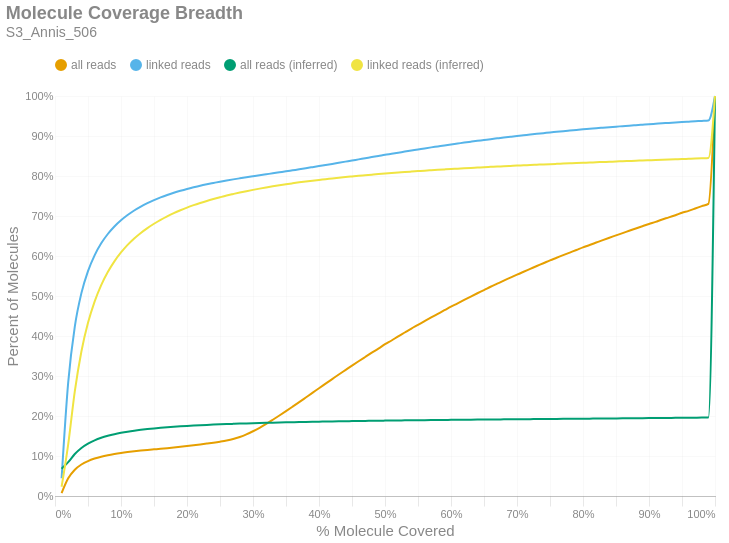

The notebook cell saved with this chart:
### Markdown cell above
### Molecule Read Coverage
This chart shows molecule coverage breadth as computed by the number of bases aligned to that molecule. In other words, "*how much of each unique long molecule is actually sequenced/aligned?*" Keep in mind there is a distinction between sequences and alignments, since some sequences belonging to a particular molecule may not align well and wouldn't appear in the alignment data. This chart also shows molecule coverage breadth as computed by the *inferred fragment* from which the aligned sequences originate. Unlike read coverage, this calculation takes into account the total insert size, including unsequenced gaps between the forward and reverse reads. Like the previous figures, these are cumulative percents.

### Code cell
if SKIPLR:
    print_html(f"Skipped")
else:
    binned_df = consolidated_hist(valids['coverage_bp'], mask, 0.01, True)
    binned_df_inf = consolidated_hist(valids['coverage_inserts'], mask, 0.01, True)
    binned_df = binned_df.with_columns(pl.lit(binned_df_inf['all reads (cumsum)']).alias('all reads (inferred)'))
    binned_df = binned_df.with_columns(pl.lit(binned_df_inf['linked reads (cumsum)']).alias('linked reads (inferred)'))
    binned_df = binned_df.with_columns(
        (pl.col('bin').cast(pl.Float64) + 0.01).alias('right_edge')
    )

    with SafeRender(binned_df):
        (
            density_plot(binned_df, 'Molecule Coverage Breadth', samplename, 'molcov', ['all reads (inferred)','linked reads (inferred)'])
            .encode(
                #x=alt.X('bin:Q', title="% Molecule Covered").axis(format = '%').scale(padding=0),
                x=alt.X('right_edge:Q', title="% Molecule Covered").axis(format='%').scale(padding=0),
                y=alt.Y('value:Q', title='Percent of Molecules')
                    .axis(format='%')
                    .stack(False)
                    .scale(domainMin=0, padding=0),
                color=alt.Color("key:N").scale(domain = ["all reads", "linked reads", "all reads (inferred)", "linked reads (inferred)"]),
                tooltip = [
                    alt.Tooltip("key:N", title = "Data Type"),
                    alt.Tooltip("range_label:N", title="% Molecule Covered"),
                    alt.Tooltip("value:Q", format = ".2%", title="% Molecules")
                ]
            )
        ).display()

### Figure 1 — Vega-Lite specification as saved in the notebook (floating-point values rounded to 4 significant figures)
{"width": "container", "height": 400, "config": {"title": {"anchor": "start", "dy": -15, "fontSize": 18, "color": "#888888", "subtitleColor": "#888888", "subtitleFontSize": 14}, "arc": {"fill": "#0072B2"}, "axis": {"domainColor": "#888888", "domainWidth": 0.5, "gridWidth": 0.2, "grid": false, "titleFontWeight": 400, "titleFontSize": 15, "labelFontSize": 11, "labelColor": "#888888", "tickColor": "#888888", "tickWidth": 0.2, "titleColor": "#888888"}, "axisBand": {"grid": false}, "axisX": {"grid": true, "tickSize": 10, "domainCap": "round"}, "axisY": {"domain": false, "grid": true, "tickSize": 0, "domainCap": "round"}, "background": "transparent", "header": {"labelFontSize": 15, "labelColor": "#888888", "titleFontSize": 15, "titleFontWeight": 600, "titleColor": "#888888"}, "legend": {"labelFont": "sans-serif", "labelFontSize": 12, "labelColor": "#888888", "symbolSize": 100, "symbolType": "circle", "titleFontSize": 12, "titlePadding": 10, "titleColor": "#888888", "title": null, "orient": "top"}, "range": {"category": ["#E69F00", "#56B4E9", "#009E73", "#F0E442", "#0072B2", "#D55E00", "#CC79A7", "#000000"], "diverging": ["#cfe8f3", "#a2d4ec", "#73bfe2", "#46abdb", "#1696d2", "#12719e"]}, "area": {"fill": "#0072B2", "fillOpacity": 0.7, "line": true, "strokeOpacity": 0.7}, "line": {"color": "#0072B2", "stroke": "#0072B2", "strokeWidth": 2}, "trail": {"color": "#0072B2", "stroke": "#0072B2", "strokeWidth": 0, "size": 1}, "point": {"filled": true, "fillOpacity": 1.0, "size": 95}, "text": {"color": "#888888", "fontSize": 11, "align": "right", "fontWeight": 400, "size": 11}, "bar": {"fill": "#0072B2", "stroke": null}, "view": {"stroke": null, "continuousWidth": 660, "continuousHeight": 400}}, "data": {"name": "data-0ac7bf271351702b7c4e55b3a2b2d64c"}, "mark": {"type": "line", "interpolate": "monotone", "point": {"opacity": 0, "size": 275}}, "encoding": {"color": {"field": "key", "scale": {"domain": ["all reads", "linked reads", "all reads (inferred)", "linked reads (inferred)"]}, "type": "nominal"}, "tooltip": [{"field": "key", "title": "Data Type", "type": "nominal"}, {"field": "range_label", "title": "% Molecule Covered", "type": "nominal"}, {"field": "value", "format": ".2%", "title": "% Molecules", "type": "quantitative"}], "x": {"axis": {"format": "%"}, "field": "right_edge", "scale": {"padding": 0}, "title": "% Molecule Covered", "type": "quantitative"}, "y": {"axis": {"format": "%"}, "field": "value", "scale": {"domainMin": 0, "padding": 0}, "stack": false, "title": "Percent of Molecules", "type": "quantitative"}}, "params": [{"name": "param_c36ac31b6afebe62", "select": {"type": "point", "fields": ["key"]}, "bind": "legend"}], "title": {"text": "Molecule Coverage Breadth", "subtitle": "S3_Annis_506"}, "transform": [{"fold": ["all reads (cumsum)", "linked reads (cumsum)", "all reads (inferred)", "linked reads (inferred)"]}, {"calculate": "replace(datum.key, ' (cumsum)', '')", "as": "key"}, {"filter": {"param": "param_c36ac31b6afebe62"}}], "usermeta": {"embedOptions": {"downloadFileName": "S3_Annis_506.molcov"}}, "$schema": "https://vega.github.io/schema/vega-lite/v6.1.0.json", "datasets": {"data-0ac7bf271351702b7c4e55b3a2b2d64c": [{"bin": "0.0", "interval": "0.0-0.01", "all reads": 0.007329, "linked reads": 0.04436, "all reads (cumsum)": 0.007329, "linked reads (cumsum)": 0.04436, "range_label": "0.0-0.01", "all reads (inferred)": 0.06794, "linked reads (inferred)": 0.02303, "right_edge": 0.01}, {"bin": "0.01", "interval": "0.01-0.02", "all reads": 0.03697, "linked reads": 0.2397, "all reads (cumsum)": 0.0443, "linked reads (cumsum)": 0.2841, "range_label": "0.01-0.02", "all reads (inferred)": 0.08457, "linked reads (inferred)": 0.1291, "right_edge": 0.02}, {"bin": "0.02", "interval": "0.02-0.03", "all reads": 0.02149, "linked reads": 0.1396, "all reads (cumsum)": 0.06579, "linked reads (cumsum)": 0.4236, "range_label": "0.02-0.03", "all reads (inferred)": 0.1049, "linked reads (inferred)": 0.2618, "right_edge": 0.03}, {"bin": "0.03", "interval": "0.03-0.04", "all reads": 0.01299, "linked reads": 0.08356, "all reads (cumsum)": 0.07878, "linked reads (cumsum)": 0.5072, "range_label": "0.03-0.04", "all reads (inferred)": 0.1201, "linked reads (inferred)": 0.3613, "right_edge": 0.04}, {"bin": "0.04", "interval": "0.04-0.05", "all reads": 0.008575, "linked reads": 0.05496, "all reads (cumsum)": 0.08735, "linked reads (cumsum)": 0.5621, "range_label": "0.04-0.05", "all reads (inferred)": 0.1311, "linked reads (inferred)": 0.4329, "right_edge": 0.05}, {"bin": "0.05", "interval": "0.05-0.06", "all reads": 0.006228, "linked reads": 0.03951, "all reads (cumsum)": 0.09358, "linked reads (cumsum)": 0.6016, "range_label": "0.05-0.06", "all reads (inferred)": 0.1392, "linked reads (inferred)": 0.4861, "right_edge": 0.06}, {"bin": "0.06", "interval": "0.06-0.07", "all reads": 0.004748, "linked reads": 0.03004, "all reads (cumsum)": 0.09833, "linked reads (cumsum)": 0.6317, "range_label": "0.06-0.07", "all reads (inferred)": 0.1455, "linked reads (inferred)": 0.5274, "right_edge": 0.07}, {"bin": "0.07", "interval": "0.07-0.08", "all reads": 0.003724, "linked reads": 0.0233, "all reads (cumsum)": 0.1021, "linked reads (cumsum)": 0.655, "range_label": "0.07-0.08", "all reads (inferred)": 0.1505, "linked reads (inferred)": 0.56, "right_edge": 0.08}, {"bin": "0.08", "interval": "0.08-0.09", "all reads": 0.003037, "linked reads": 0.01879, "all reads (cumsum)": 0.1051, "linked reads (cumsum)": 0.6738, "range_label": "0.08-0.09", "all reads (inferred)": 0.1545, "linked reads (inferred)": 0.5867, "right_edge": 0.09}, {"bin": "0.09", "interval": "0.09-0.1", "all reads": 0.002559, "linked reads": 0.0155, "all reads (cumsum)": 0.1076, "linked reads (cumsum)": 0.6893, "range_label": "0.09-0.1", "all reads (inferred)": 0.1579, "linked reads (inferred)": 0.6088, "right_edge": 0.1}, {"bin": "0.1", "interval": "0.1-0.11", "all reads": 0.002216, "linked reads": 0.01307, "all reads (cumsum)": 0.1099, "linked reads (cumsum)": 0.7023, "range_label": "0.1-0.11", "all reads (inferred)": 0.1608, "linked reads (inferred)": 0.6277, "right_edge": 0.11}, {"bin": "0.11", "interval": "0.11-0.12", "all reads": 0.001969, "linked reads": 0.01146, "all reads (cumsum)": 0.1118, "linked reads (cumsum)": 0.7138, "range_label": "0.11-0.12", "all reads (inferred)": 0.1633, "linked reads (inferred)": 0.6438, "right_edge": 0.12}, {"bin": "0.12", "interval": "0.12-0.13", "all reads": 0.001711, "linked reads": 0.009704, "all reads (cumsum)": 0.1135, "linked reads (cumsum)": 0.7235, "range_label": "0.12-0.13", "all reads (inferred)": 0.1654, "linked reads (inferred)": 0.6577, "right_edge": 0.13}, {"bin": "0.13", "interval": "0.13-0.14", "all reads": 0.001578, "linked reads": 0.00852, "all reads (cumsum)": 0.1151, "linked reads (cumsum)": 0.732, "range_label": "0.13-0.14", "all reads (inferred)": 0.1673, "linked reads (inferred)": 0.6698, "right_edge": 0.14}, {"bin": "0.14", "interval": "0.14-0.15", "all reads": 0.001498, "linked reads": 0.007634, "all reads (cumsum)": 0.1166, "linked reads (cumsum)": 0.7397, "range_label": "0.14-0.15", "all reads (inferred)": 0.1689, "linked reads (inferred)": 0.6807, "right_edge": 0.15}, {"bin": "0.15", "interval": "0.15-0.16", "all reads": 0.001493, "linked reads": 0.00675, "all reads (cumsum)": 0.1181, "linked reads (cumsum)": 0.7464, "range_label": "0.15-0.16", "all reads (inferred)": 0.1704, "linked reads (inferred)": 0.6905, "right_edge": 0.16}, {"bin": "0.16", "interval": "0.16-0.17", "all reads": 0.001554, "linked reads": 0.006097, "all reads (cumsum)": 0.1197, "linked reads (cumsum)": 0.7525, "range_label": "0.16-0.17", "all reads (inferred)": 0.1718, "linked reads (inferred)": 0.6992, "right_edge": 0.17}, {"bin": "0.17", "interval": "0.17-0.18", "all reads": 0.001632, "linked reads": 0.005458, "all reads (cumsum)": 0.1213, "linked reads (cumsum)": 0.758, "range_label": "0.17-0.18", "all reads (inferred)": 0.173, "linked reads (inferred)": 0.7072, "right_edge": 0.18}, {"bin": "0.18", "interval": "0.18-0.19", "all reads": 0.001728, "linked reads": 0.004987, "all reads (cumsum)": 0.123, "linked reads (cumsum)": 0.763, "range_label": "0.18-0.19", "all reads (inferred)": 0.1741, "linked reads (inferred)": 0.7144, "right_edge": 0.19}, {"bin": "0.19", "interval": "0.19-0.2", "all reads": 0.001831, "linked reads": 0.004629, "all reads (cumsum)": 0.1249, "linked reads (cumsum)": 0.7676, "range_label": "0.19-0.2", "all reads (inferred)": 0.1751, "linked reads (inferred)": 0.7211, "right_edge": 0.2}, {"bin": "0.2", "interval": "0.2-0.21", "all reads": 0.001904, "linked reads": 0.004242, "all reads (cumsum)": 0.1268, "linked reads (cumsum)": 0.7718, "range_label": "0.2-0.21", "all reads (inferred)": 0.1761, "linked reads (inferred)": 0.7271, "right_edge": 0.21}, {"bin": "0.21", "interval": "0.21-0.22", "all reads": 0.002046, "linked reads": 0.003964, "all reads (cumsum)": 0.1288, "linked reads (cumsum)": 0.7758, "range_label": "0.21-0.22", "all reads (inferred)": 0.1769, "linked reads (inferred)": 0.7325, "right_edge": 0.22}, {"bin": "0.22", "interval": "0.22-0.23", "all reads": 0.002162, "linked reads": 0.003519, "all reads (cumsum)": 0.131, "linked reads (cumsum)": 0.7793, "range_label": "0.22-0.23", "all reads (inferred)": 0.1777, "linked reads (inferred)": 0.7377, "right_edge": 0.23}, {"bin": "0.23", "interval": "0.23-0.24", "all reads": 0.002277, "linked reads": 0.003276, "all reads (cumsum)": 0.1332, "linked reads (cumsum)": 0.7826, "range_label": "0.23-0.24", "all reads (inferred)": 0.1784, "linked reads (inferred)": 0.7424, "right_edge": 0.24}, {"bin": "0.24", "interval": "0.24-0.25", "all reads": 0.002532, "linked reads": 0.003225, "all reads (cumsum)": 0.1358, "linked reads (cumsum)": 0.7858, "range_label": "0.24-0.25", "all reads (inferred)": 0.1791, "linked reads (inferred)": 0.7469, "right_edge": 0.25}, {"bin": "0.25", "interval": "0.25-0.26", "all reads": 0.002889, "linked reads": 0.002941, "all reads (cumsum)": 0.1387, "linked reads (cumsum)": 0.7887, "range_label": "0.25-0.26", "all reads (inferred)": 0.1798, "linked reads (inferred)": 0.7511, "right_edge": 0.26}, {"bin": "0.26", "interval": "0.26-0.27", "all reads": 0.003779, "linked reads": 0.00279, "all reads (cumsum)": 0.1424, "linked reads (cumsum)": 0.7915, "range_label": "0.26-0.27", "all reads (inferred)": 0.1804, "linked reads (inferred)": 0.755, "right_edge": 0.27}, {"bin": "0.27", "interval": "0.27-0.28", "all reads": 0.005153, "linked reads": 0.002662, "all reads (cumsum)": 0.1476, "linked reads (cumsum)": 0.7942, "range_label": "0.27-0.28", "all reads (inferred)": 0.181, "linked reads (inferred)": 0.7587, "right_edge": 0.28}, {"bin": "0.28", "interval": "0.28-0.29", "all reads": 0.006511, "linked reads": 0.002609, "all reads (cumsum)": 0.1541, "linked reads (cumsum)": 0.7968, "range_label": "0.28-0.29", "all reads (inferred)": 0.1815, "linked reads (inferred)": 0.7621, "right_edge": 0.29}, {"bin": "0.29", "interval": "0.29-0.3", "all reads": 0.007779, "linked reads": 0.002521, "all reads (cumsum)": 0.1619, "linked reads (cumsum)": 0.7993, "range_label": "0.29-0.3", "all reads (inferred)": 0.182, "linked reads (inferred)": 0.7653, "right_edge": 0.3}, {"bin": "0.3", "interval": "0.3-0.31", "all reads": 0.008695, "linked reads": 0.002511, "all reads (cumsum)": 0.1706, "linked reads (cumsum)": 0.8018, "range_label": "0.3-0.31", "all reads (inferred)": 0.1825, "linked reads (inferred)": 0.7684, "right_edge": 0.31}, {"bin": "0.31", "interval": "0.31-0.32", "all reads": 0.009653, "linked reads": 0.002439, "all reads (cumsum)": 0.1802, "linked reads (cumsum)": 0.8043, "range_label": "0.31-0.32", "all reads (inferred)": 0.1829, "linked reads (inferred)": 0.7713, "right_edge": 0.32}, {"bin": "0.32", "interval": "0.32-0.33", "all reads": 0.01034, "linked reads": 0.002432, "all reads (cumsum)": 0.1906, "linked reads (cumsum)": 0.8067, "range_label": "0.32-0.33", "all reads (inferred)": 0.1834, "linked reads (inferred)": 0.7741, "right_edge": 0.33}, {"bin": "0.33", "interval": "0.33-0.34", "all reads": 0.01063, "linked reads": 0.002453, "all reads (cumsum)": 0.2012, "linked reads (cumsum)": 0.8092, "range_label": "0.33-0.34", "all reads (inferred)": 0.1838, "linked reads (inferred)": 0.7768, "right_edge": 0.34}, {"bin": "0.34", "interval": "0.34-0.35", "all reads": 0.01094, "linked reads": 0.002426, "all reads (cumsum)": 0.2121, "linked reads (cumsum)": 0.8116, "range_label": "0.34-0.35", "all reads (inferred)": 0.1842, "linked reads (inferred)": 0.7793, "right_edge": 0.35}, {"bin": "0.35", "interval": "0.35-0.36", "all reads": 0.0112, "linked reads": 0.002599, "all reads (cumsum)": 0.2233, "linked reads (cumsum)": 0.8142, "range_label": "0.35-0.36", "all reads (inferred)": 0.1845, "linked reads (inferred)": 0.7817, "right_edge": 0.36}, {"bin": "0.36", "interval": "0.36-0.37", "all reads": 0.01131, "linked reads": 0.002566, "all reads (cumsum)": 0.2347, "linked reads (cumsum)": 0.8168, "range_label": "0.36-0.37", "all reads (inferred)": 0.1849, "linked reads (inferred)": 0.7841, "right_edge": 0.37}, {"bin": "0.37", "interval": "0.37-0.38", "all reads": 0.01152, "linked reads": 0.00266, "all reads (cumsum)": 0.2462, "linked reads (cumsum)": 0.8194, "range_label": "0.37-0.38", "all reads (inferred)": 0.1853, "linked reads (inferred)": 0.7863, "right_edge": 0.38}, {"bin": "0.38", "interval": "0.38-0.39", "all reads": 0.01155, "linked reads": 0.002716, "all reads (cumsum)": 0.2577, "linked reads (cumsum)": 0.8221, "range_label": "0.38-0.39", "all reads (inferred)": 0.1856, "linked reads (inferred)": 0.7884, "right_edge": 0.39}, {"bin": "0.39", "interval": "0.39-0.4", "all reads": 0.01174, "linked reads": 0.002734, "all reads (cumsum)": 0.2695, "linked reads (cumsum)": 0.8249, "range_label": "0.39-0.4", "all reads (inferred)": 0.1859, "linked reads (inferred)": 0.7903, "right_edge": 0.4}, {"bin": "0.4", "interval": "0.4-0.41", "all reads": 0.01139, "linked reads": 0.002659, "all reads (cumsum)": 0.2809, "linked reads (cumsum)": 0.8275, "range_label": "0.4-0.41", "all reads (inferred)": 0.1862, "linked reads (inferred)": 0.792, "right_edge": 0.41}, {"bin": "0.41", "interval": "0.41-0.42", "all reads": 0.01144, "linked reads": 0.002721, "all reads (cumsum)": 0.2923, "linked reads (cumsum)": 0.8302, "range_label": "0.41-0.42", "all reads (inferred)": 0.1865, "linked reads (inferred)": 0.7939, "right_edge": 0.42}, {"bin": "0.42", "interval": "0.42-0.43", "all reads": 0.01144, "linked reads": 0.002854, "all reads (cumsum)": 0.3037, "linked reads (cumsum)": 0.8331, "range_label": "0.42-0.43", "all reads (inferred)": 0.1868, "linked reads (inferred)": 0.7957, "right_edge": 0.43}, {"bin": "0.43", "interval": "0.43-0.44", "all reads": 0.0111, "linked reads": 0.002805, "all reads (cumsum)": 0.3148, "linked reads (cumsum)": 0.8359, "range_label": "0.43-0.44", "all reads (inferred)": 0.187, "linked reads (inferred)": 0.7974, "right_edge": 0.44}, {"bin": "0.44", "interval": "0.44-0.45", "all reads": 0.01109, "linked reads": 0.00278, "all reads (cumsum)": 0.3259, "linked reads (cumsum)": 0.8387, "range_label": "0.44-0.45", "all reads (inferred)": 0.1873, "linked reads (inferred)": 0.7989, "right_edge": 0.45}, {"bin": "0.45", "interval": "0.45-0.46", "all reads": 0.01092, "linked reads": 0.002895, "all reads (cumsum)": 0.3368, "linked reads (cumsum)": 0.8416, "range_label": "0.45-0.46", "all reads (inferred)": 0.1875, "linked reads (inferred)": 0.8005, "right_edge": 0.46}, {"bin": "0.46", "interval": "0.46-0.47", "all reads": 0.01074, "linked reads": 0.002823, "all reads (cumsum)": 0.3476, "linked reads (cumsum)": 0.8444, "range_label": "0.46-0.47", "all reads (inferred)": 0.1878, "linked reads (inferred)": 0.802, "right_edge": 0.47}, {"bin": "0.47", "interval": "0.47-0.48", "all reads": 0.01068, "linked reads": 0.002899, "all reads (cumsum)": 0.3583, "linked reads (cumsum)": 0.8473, "range_label": "0.47-0.48", "all reads (inferred)": 0.188, "linked reads (inferred)": 0.8034, "right_edge": 0.48}, {"bin": "0.48", "interval": "0.48-0.49", "all reads": 0.01007, "linked reads": 0.002779, "all reads (cumsum)": 0.3683, "linked reads (cumsum)": 0.8501, "range_label": "0.48-0.49", "all reads (inferred)": 0.1882, "linked reads (inferred)": 0.8049, "right_edge": 0.49}, {"bin": "0.49", "interval": "0.49-0.5", "all reads": 0.0111, "linked reads": 0.002949, "all reads (cumsum)": 0.3794, "linked reads (cumsum)": 0.853, "range_label": "0.49-0.5", "all reads (inferred)": 0.1885, "linked reads (inferred)": 0.8062, "right_edge": 0.5}, {"bin": "0.5", "interval": "0.5-0.51", "all reads": 0.009348, "linked reads": 0.002573, "all reads (cumsum)": 0.3888, "linked reads (cumsum)": 0.8556, "range_label": "0.5-0.51", "all reads (inferred)": 0.1887, "linked reads (inferred)": 0.8075, "right_edge": 0.51}, {"bin": "0.51", "interval": "0.51-0.52", "all reads": 0.01028, "linked reads": 0.002669, "all reads (cumsum)": 0.3991, "linked reads (cumsum)": 0.8583, "range_label": "0.51-0.52", "all reads (inferred)": 0.1889, "linked reads (inferred)": 0.8087, "right_edge": 0.52}, {"bin": "0.52", "interval": "0.52-0.53", "all reads": 0.009703, "linked reads": 0.00274, "all reads (cumsum)": 0.4088, "linked reads (cumsum)": 0.861, "range_label": "0.52-0.53", "all reads (inferred)": 0.1891, "linked reads (inferred)": 0.8099, "right_edge": 0.53}, {"bin": "0.53", "interval": "0.53-0.54", "all reads": 0.009739, "linked reads": 0.00266, "all reads (cumsum)": 0.4185, "linked reads (cumsum)": 0.8637, "range_label": "0.53-0.54", "all reads (inferred)": 0.1893, "linked reads (inferred)": 0.8111, "right_edge": 0.54}, {"bin": "0.54", "interval": "0.54-0.55", "all reads": 0.009353, "linked reads": 0.002622, "all reads (cumsum)": 0.4279, "linked reads (cumsum)": 0.8663, "range_label": "0.54-0.55", "all reads (inferred)": 0.1895, "linked reads (inferred)": 0.8123, "right_edge": 0.55}, {"bin": "0.55", "interval": "0.55-0.56", "all reads": 0.009398, "linked reads": 0.002687, "all reads (cumsum)": 0.4373, "linked reads (cumsum)": 0.869, "range_label": "0.55-0.56", "all reads (inferred)": 0.1897, "linked reads (inferred)": 0.8134, "right_edge": 0.56}, {"bin": "0.56", "interval": "0.56-0.57", "all reads": 0.009254, "linked reads": 0.002554, "all reads (cumsum)": 0.4465, "linked reads (cumsum)": 0.8715, "range_label": "0.56-0.57", "all reads (inferred)": 0.1898, "linked reads (inferred)": 0.8145, "right_edge": 0.57}, {"bin": "0.57", "interval": "0.57-0.58", "all reads": 0.008938, "linked reads": 0.002467, "all reads (cumsum)": 0.4555, "linked reads (cumsum)": 0.874, "range_label": "0.57-0.58", "all reads (inferred)": 0.19, "linked reads (inferred)": 0.8155, "right_edge": 0.58}, {"bin": "0.58", "interval": "0.58-0.59", "all reads": 0.008947, "linked reads": 0.002504, "all reads (cumsum)": 0.4644, "linked reads (cumsum)": 0.8765, "range_label": "0.58-0.59", "all reads (inferred)": 0.1902, "linked reads (inferred)": 0.8165, "right_edge": 0.59}, {"bin": "0.59", "interval": "0.59-0.6", "all reads": 0.008868, "linked reads": 0.002364, "all reads (cumsum)": 0.4733, "linked reads (cumsum)": 0.8789, "range_label": "0.59-0.6", "all reads (inferred)": 0.1903, "linked reads (inferred)": 0.8175, "right_edge": 0.6}, {"bin": "0.6", "interval": "0.6-0.61", "all reads": 0.008341, "linked reads": 0.002271, "all reads (cumsum)": 0.4816, "linked reads (cumsum)": 0.8811, "range_label": "0.6-0.61", "all reads (inferred)": 0.1905, "linked reads (inferred)": 0.8184, "right_edge": 0.61}, {"bin": "0.61", "interval": "0.61-0.62", "all reads": 0.00869, "linked reads": 0.002336, "all reads (cumsum)": 0.4903, "linked reads (cumsum)": 0.8835, "range_label": "0.61-0.62", "all reads (inferred)": 0.1907, "linked reads (inferred)": 0.8194, "right_edge": 0.62}, {"bin": "0.62", "interval": "0.62-0.63", "all reads": 0.008362, "linked reads": 0.002195, "all reads (cumsum)": 0.4987, "linked reads (cumsum)": 0.8857, "range_label": "0.62-0.63", "all reads (inferred)": 0.1908, "linked reads (inferred)": 0.8203, "right_edge": 0.63}, {"bin": "0.63", "interval": "0.63-0.64", "all reads": 0.008221, "linked reads": 0.002176, "all reads (cumsum)": 0.5069, "linked reads (cumsum)": 0.8878, "range_label": "0.63-0.64", "all reads (inferred)": 0.191, "linked reads (inferred)": 0.8211, "right_edge": 0.64}, {"bin": "0.64", "interval": "0.64-0.65", "all reads": 0.00796, "linked reads": 0.002125, "all reads (cumsum)": 0.5148, "linked reads (cumsum)": 0.89, "range_label": "0.64-0.65", "all reads (inferred)": 0.1912, "linked reads (inferred)": 0.822, "right_edge": 0.65}, {"bin": "0.65", "interval": "0.65-0.66", "all reads": 0.008233, "linked reads": 0.002169, "all reads (cumsum)": 0.5231, "linked reads (cumsum)": 0.8921, "range_label": "0.65-0.66", "all reads (inferred)": 0.1913, "linked reads (inferred)": 0.8228, "right_edge": 0.66}, {"bin": "0.66", "interval": "0.66-0.67", "all reads": 0.007705, "linked reads": 0.00201, "all reads (cumsum)": 0.5308, "linked reads (cumsum)": 0.8942, "range_label": "0.66-0.67", "all reads (inferred)": 0.1914, "linked reads (inferred)": 0.8236, "right_edge": 0.67}, {"bin": "0.67", "interval": "0.67-0.68", "all reads": 0.007677, "linked reads": 0.001993, "all reads (cumsum)": 0.5385, "linked reads (cumsum)": 0.8961, "range_label": "0.67-0.68", "all reads (inferred)": 0.1916, "linked reads (inferred)": 0.8244, "right_edge": 0.68}, {"bin": "0.68", "interval": "0.68-0.69", "all reads": 0.007443, "linked reads": 0.001926, "all reads (cumsum)": 0.5459, "linked reads (cumsum)": 0.8981, "range_label": "0.68-0.69", "all reads (inferred)": 0.1917, "linked reads (inferred)": 0.8252, "right_edge": 0.69}, {"bin": "0.69", "interval": "0.69-0.7", "all reads": 0.007556, "linked reads": 0.001895, "all reads (cumsum)": 0.5535, "linked reads (cumsum)": 0.9, "range_label": "0.69-0.7", "all reads (inferred)": 0.1919, "linked reads (inferred)": 0.826, "right_edge": 0.7}, {"bin": "0.7", "interval": "0.7-0.71", "all reads": 0.007211, "linked reads": 0.001807, "all reads (cumsum)": 0.5607, "linked reads (cumsum)": 0.9018, "range_label": "0.7-0.71", "all reads (inferred)": 0.192, "linked reads (inferred)": 0.8267, "right_edge": 0.71}, {"bin": "0.71", "interval": "0.71-0.72", "all reads": 0.007097, "linked reads": 0.0018, "all reads (cumsum)": 0.5678, "linked reads (cumsum)": 0.9036, "range_label": "0.71-0.72", "all reads (inferred)": 0.1922, "linked reads (inferred)": 0.8275, "right_edge": 0.72}, {"bin": "0.72", "interval": "0.72-0.73", "all reads": 0.007137, "linked reads": 0.001807, "all reads (cumsum)": 0.5749, "linked reads (cumsum)": 0.9054, "range_label": "0.72-0.73", "all reads (inferred)": 0.1923, "linked reads (inferred)": 0.8282, "right_edge": 0.73}, {"bin": "0.73", "interval": "0.73-0.74", "all reads": 0.006947, "linked reads": 0.001674, "all reads (cumsum)": 0.5819, "linked reads (cumsum)": 0.9071, "range_label": "0.73-0.74", "all reads (inferred)": 0.1925, "linked reads (inferred)": 0.829, "right_edge": 0.74}, {"bin": "0.74", "interval": "0.74-0.75", "all reads": 0.00718, "linked reads": 0.001789, "all reads (cumsum)": 0.589, "linked reads (cumsum)": 0.9088, "range_label": "0.74-0.75", "all reads (inferred)": 0.1926, "linked reads (inferred)": 0.8297, "right_edge": 0.75}, {"bin": "0.75", "interval": "0.75-0.76", "all reads": 0.006538, "linked reads": 0.001546, "all reads (cumsum)": 0.5956, "linked reads (cumsum)": 0.9104, "range_label": "0.75-0.76", "all reads (inferred)": 0.1927, "linked reads (inferred)": 0.8304, "right_edge": 0.76}, {"bin": "0.76", "interval": "0.76-0.77", "all reads": 0.006606, "linked reads": 0.001642, "all reads (cumsum)": 0.6022, "linked reads (cumsum)": 0.912, "range_label": "0.76-0.77", "all reads (inferred)": 0.1929, "linked reads (inferred)": 0.8311, "right_edge": 0.77}, {"bin": "0.77", "interval": "0.77-0.78", "all reads": 0.006393, "linked reads": 0.001533, "all reads (cumsum)": 0.6086, "linked reads (cumsum)": 0.9136, "range_label": "0.77-0.78", "all reads (inferred)": 0.193, "linked reads (inferred)": 0.8317, "right_edge": 0.78}, {"bin": "0.78", "interval": "0.78-0.79", "all reads": 0.00638, "linked reads": 0.001515, "all reads (cumsum)": 0.615, "linked reads (cumsum)": 0.9151, "range_label": "0.78-0.79", "all reads (inferred)": 0.1932, "linked reads (inferred)": 0.8324, "right_edge": 0.79}, {"bin": "0.79", "interval": "0.79-0.8", "all reads": 0.006586, "linked reads": 0.001498, "all reads (cumsum)": 0.6215, "linked reads (cumsum)": 0.9166, "range_label": "0.79-0.8", "all reads (inferred)": 0.1933, "linked reads (inferred)": 0.8331, "right_edge": 0.8}, {"bin": "0.8", "interval": "0.8-0.81", "all reads": 0.005943, "linked reads": 0.001389, "all reads (cumsum)": 0.6275, "linked reads (cumsum)": 0.918, "range_label": "0.8-0.81", "all reads (inferred)": 0.1934, "linked reads (inferred)": 0.8337, "right_edge": 0.81}, {"bin": "0.81", "interval": "0.81-0.82", "all reads": 0.006134, "linked reads": 0.001457, "all reads (cumsum)": 0.6336, "linked reads (cumsum)": 0.9194, "range_label": "0.81-0.82", "all reads (inferred)": 0.1936, "linked reads (inferred)": 0.8344, "right_edge": 0.82}, {"bin": "0.82", "interval": "0.82-0.83", "all reads": 0.006114, "linked reads": 0.001347, "all reads (cumsum)": 0.6397, "linked reads (cumsum)": 0.9208, "range_label": "0.82-0.83", "all reads (inferred)": 0.1937, "linked reads (inferred)": 0.835, "right_edge": 0.83}, {"bin": "0.83", "interval": "0.83-0.84", "all reads": 0.005948, "linked reads": 0.001325, "all reads (cumsum)": 0.6457, "linked reads (cumsum)": 0.9221, "range_label": "0.83-0.84", "all reads (inferred)": 0.1939, "linked reads (inferred)": 0.8357, "right_edge": 0.84}, {"bin": "0.84", "interval": "0.84-0.85", "all reads": 0.005771, "linked reads": 0.001288, "all reads (cumsum)": 0.6514, "linked reads (cumsum)": 0.9234, "range_label": "0.84-0.85", "all reads (inferred)": 0.194, "linked reads (inferred)": 0.8363, "right_edge": 0.85}, {"bin": "0.85", "interval": "0.85-0.86", "all reads": 0.005849, "linked reads": 0.001251, "all reads (cumsum)": 0.6573, "linked reads (cumsum)": 0.9246, "range_label": "0.85-0.86", "all reads (inferred)": 0.1941, "linked reads (inferred)": 0.8369, "right_edge": 0.86}, {"bin": "0.86", "interval": "0.86-0.87", "all reads": 0.005718, "linked reads": 0.001287, "all reads (cumsum)": 0.663, "linked reads (cumsum)": 0.9259, "range_label": "0.86-0.87", "all reads (inferred)": 0.1943, "linked reads (inferred)": 0.8376, "right_edge": 0.87}, {"bin": "0.87", "interval": "0.87-0.88", "all reads": 0.005812, "linked reads": 0.001188, "all reads (cumsum)": 0.6688, "linked reads (cumsum)": 0.9271, "range_label": "0.87-0.88", "all reads (inferred)": 0.1944, "linked reads (inferred)": 0.8382, "right_edge": 0.88}, {"bin": "0.88", "interval": "0.88-0.89", "all reads": 0.005583, "linked reads": 0.001167, "all reads (cumsum)": 0.6744, "linked reads (cumsum)": 0.9283, "range_label": "0.88-0.89", "all reads (inferred)": 0.1946, "linked reads (inferred)": 0.8387, "right_edge": 0.89}, {"bin": "0.89", "interval": "0.89-0.9", "all reads": 0.005701, "linked reads": 0.001162, "all reads (cumsum)": 0.6801, "linked reads (cumsum)": 0.9294, "range_label": "0.89-0.9", "all reads (inferred)": 0.1947, "linked reads (inferred)": 0.8394, "right_edge": 0.9}, {"bin": "0.9", "interval": "0.9-0.91", "all reads": 0.005296, "linked reads": 0.001115, "all reads (cumsum)": 0.6854, "linked reads (cumsum)": 0.9306, "range_label": "0.9-0.91", "all reads (inferred)": 0.1949, "linked reads (inferred)": 0.84, "right_edge": 0.91}, {"bin": "0.91", "interval": "0.91-0.92", "all reads": 0.005905, "linked reads": 0.001129, "all reads (cumsum)": 0.6913, "linked reads (cumsum)": 0.9317, "range_label": "0.91-0.92", "all reads (inferred)": 0.195, "linked reads (inferred)": 0.8406, "right_edge": 0.92}, {"bin": "0.92", "interval": "0.92-0.93", "all reads": 0.00514, "linked reads": 0.001065, "all reads (cumsum)": 0.6965, "linked reads (cumsum)": 0.9327, "range_label": "0.92-0.93", "all reads (inferred)": 0.1952, "linked reads (inferred)": 0.8412, "right_edge": 0.93}, {"bin": "0.93", "interval": "0.93-0.94", "all reads": 0.005534, "linked reads": 0.001143, "all reads (cumsum)": 0.702, "linked reads (cumsum)": 0.9339, "range_label": "0.93-0.94", "all reads (inferred)": 0.1953, "linked reads (inferred)": 0.8417, "right_edge": 0.94}, {"bin": "0.94", "interval": "0.94-0.95", "all reads": 0.006012, "linked reads": 0.001041, "all reads (cumsum)": 0.708, "linked reads (cumsum)": 0.9349, "range_label": "0.94-0.95", "all reads (inferred)": 0.1955, "linked reads (inferred)": 0.8423, "right_edge": 0.95}, {"bin": "0.95", "interval": "0.95-0.96", "all reads": 0.004895, "linked reads": 0.0009894, "all reads (cumsum)": 0.7129, "linked reads (cumsum)": 0.9359, "range_label": "0.95-0.96", "all reads (inferred)": 0.1956, "linked reads (inferred)": 0.8429, "right_edge": 0.96}, {"bin": "0.96", "interval": "0.96-0.97", "all reads": 0.005828, "linked reads": 0.0009927, "all reads (cumsum)": 0.7187, "linked reads (cumsum)": 0.9369, "range_label": "0.96-0.97", "all reads (inferred)": 0.1958, "linked reads (inferred)": 0.8435, "right_edge": 0.97}, {"bin": "0.97", "interval": "0.97-0.98", "all reads": 0.006006, "linked reads": 0.0008803, "all reads (cumsum)": 0.7247, "linked reads (cumsum)": 0.9378, "range_label": "0.97-0.98", "all reads (inferred)": 0.196, "linked reads (inferred)": 0.8442, "right_edge": 0.98}, {"bin": "0.98", "interval": "0.98-0.99", "all reads": 0.005748, "linked reads": 0.001038, "all reads (cumsum)": 0.7305, "linked reads (cumsum)": 0.9388, "range_label": "0.98-0.99", "all reads (inferred)": 0.1963, "linked reads (inferred)": 0.845, "right_edge": 0.99}, {"bin": "0.99", "interval": "0.99-1.0", "all reads": 0.2695, "linked reads": 0.06117, "all reads (cumsum)": 1.0, "linked reads (cumsum)": 1.0, "range_label": "0.99-1.0", "all reads (inferred)": 1.0, "linked reads (inferred)": 1.0, "right_edge": 1.0}]}}
